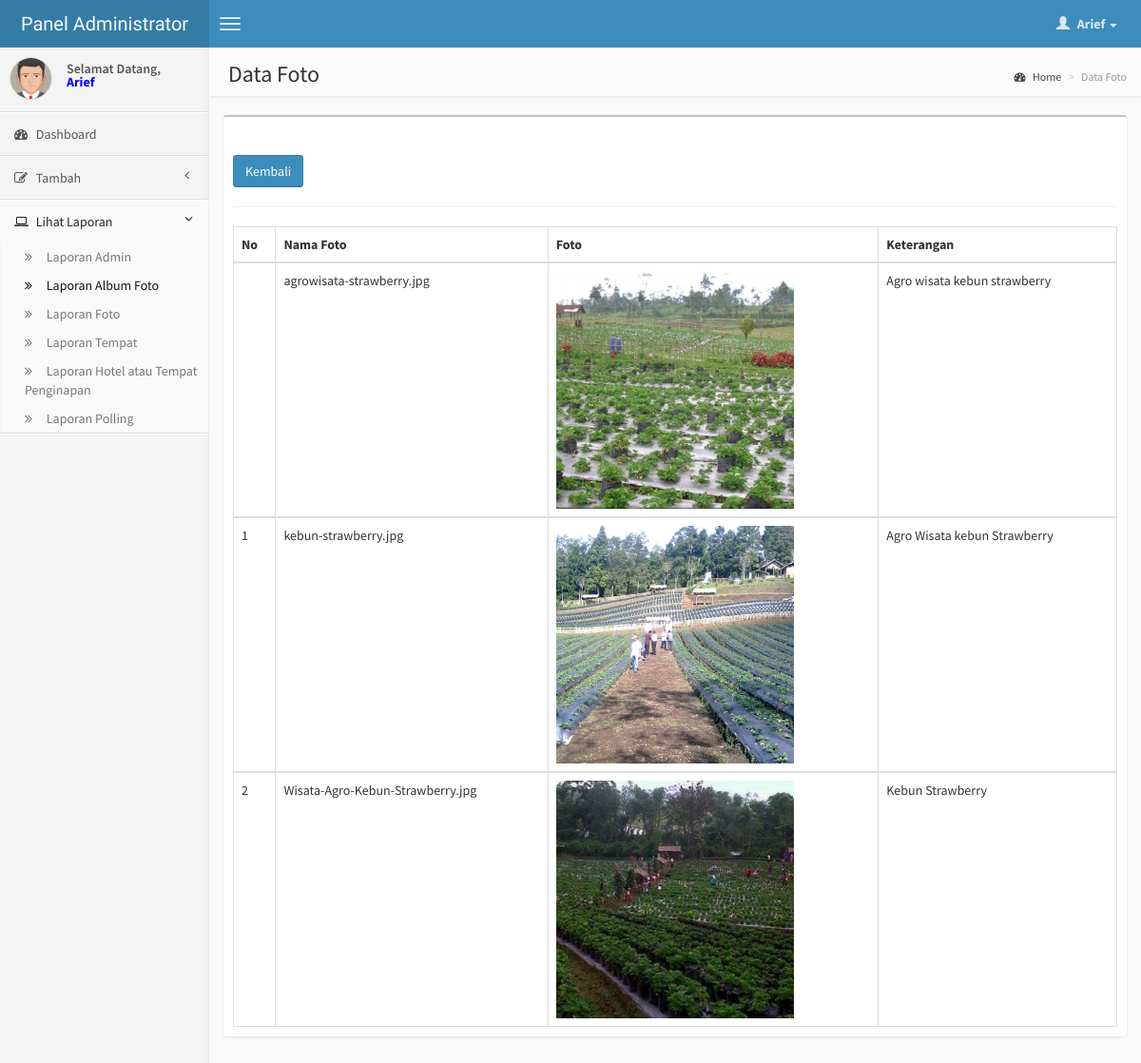
The app's page /dashboard/administrator/view_album.php?id_album=29 (signed in) with its own data.
### tables this page shows
CREATE TABLE IF NOT EXISTS `sig_data_photo` (
  `id_foto` int(11) NOT NULL AUTO_INCREMENT,
  `id_album` int(2) NOT NULL,
  `foto` varchar(255) NOT NULL,
  `keterangan` text NOT NULL,
  PRIMARY KEY (`id_foto`)
);

### dashboard/administrator/view_album.php (the view, shortened to what this page needs)
<?php
if($_SESSION['Hak_Akses'] == 'Administrator')
{?>
<!DOCTYPE html>
<html>
<head>
        <link href="css/bootstrap.min.css" rel="stylesheet" type="text/css" />
        <link href="css/font-awesome.min.css" rel="stylesheet" type="text/css" />
        <link href="css/AdminLTE.css" rel="stylesheet" type="text/css" />
    </head>
<body class="skin-blue">
      <header class="header">
            <a href="index.php" class="logo">
                Panel Administrator
            </a>
            <nav class="navbar navbar-static-top" role="navigation">
                <a href="#" class="navbar-btn sidebar-toggle" data-toggle="offcanvas" role="button">
                    <span class="icon-bar"></span>
                    <span class="icon-bar"></span>
                    <span class="icon-bar"></span>
                </a>
                <div class="navbar-right">
                    <ul class="nav navbar-nav">
                        <li class="dropdown user user-menu">
                            <a href="#" class="dropdown-toggle" data-toggle="dropdown">
                                <i class="glyphicon glyphicon-user"></i>
                                <span><?php echo $_SESSION['Username'];?> <i class="caret"></i></span>
                            </a>
                        </li>
                    </ul>
                </div>
            </nav>
        </header>
        <div class="wrapper row-offcanvas row-offcanvas-left">
            <aside class="left-side sidebar-offcanvas">
                <section class="sidebar">
                    <div class="user-panel">
                        <div class="pull-left image">
                           <?php if($_SESSION['Jenis_Kelamin']== 'Laki - Laki') { ?>
                           <img src="img/avatar5.png" class="img-circle" alt="User Image" />
                           <?php }
				     	   else{ ?>
                           <img src="img/avatar2.png" class="img-circle" alt="User Image" />
                           <?php } ?>
                        </div>
                        <div class="pull-left info">
                            Selamat Datang, <br>
                          <p style="font-weight:bold; color:#00F;"> <?php echo $_SESSION['Username'];?></p>
                        </div>
                    </div>
                    <ul class="sidebar-menu">
                        <li class="">
                            <a href="index.php">
                                <i class="fa fa-dashboard"></i> <span>Dashboard</span>
                            </a>
                        </li>
                        <li class="treeview">
                            <a href="#">
                                <i class="fa fa-edit"></i>
                                <span>Tambah</span>
                                <i class="fa fa-angle-left pull-right"></i>
                            </a>
                        </li>
                        <li class="treeview active">
                            <a href="#">
                                <i class="fa fa-laptop"></i>
                                <span>Lihat Laporan</span>
                                <i class="fa fa-angle-left pull-right"></i>
                            </a>
                            <ul class="treeview-menu">
                                <li><a href="data_admin.php"><i class="fa fa-angle-double-right"></i> Laporan Admin</a></li>
                                <li class="active"><a href="data_album.php"><i class="fa fa-angle-double-right"></i> Laporan Album Foto</a></li>
                                <li><a href="data_photo.php"><i class="fa fa-angle-double-right"></i> Laporan Foto</a></li>
                            	<li><a href="data_place.php"><i class="fa fa-angle-double-right"></i> Laporan Tempat</a></li>
                                <li><a href="data_hotel.php"><i class="fa fa-angle-double-right"></i> Laporan Hotel atau Tempat Penginapan</a></li>
                                <li><a href="data_polling.php"><i class="fa fa-angle-double-right"></i> Laporan Polling</a></li>
                            </ul>
                        </li>
                    </ul>
                </section>
            </aside>
            <aside class="right-side">
                <section class="content-header">
                    <h1>
                    Data Foto
                </h1>
                    <ol class="breadcrumb">
                        <li><a href="#"><i class="fa fa-dashboard"></i> Home</a></li>
                        <li class="active">Data Foto</li>
                    </ol>
                </section>
                <section class="content">
                  <div class="box">
                                <div class="box-header">
                                    <h3 class="box-title"></h3>
                                </div>
                                <div class="box-body table-responsive">
                                <a href="data_album.php" title="Kembali"><button class="btn btn-primary" title="Lihat Album" style="text-align:right; position:relative">Kembali</button></a><hr>
                                    <table id="example2" class="table table-bordered table-hover">
                                        <thead>
                                            <tr>
                                                <th>No</th>
                                                <th>Nama Foto</th>
                                                <th>Foto</th>
                                                <th>Keterangan</th>
                                            </tr>
                                        </thead>
                                        <?php
											$id_album = $_GET['id_album'];
											$queri = "SELECT * FROM `sig_data_photo` WHERE id_album = '$id_album' ";
											$ambil = mysql_query($queri);
											if(mysql_num_rows($ambil) != 0)
											{
												while($urai = mysql_fetch_array($ambil))
												{
										?>
                                          <tbody>
                                                <tr>
                                                    <td><?php echo $no++;?></td>
                                                    <td><?php echo $urai['foto'];?></td>
                                                    <td><img src="../../image/photo/250x250_<?php echo $urai['foto'];?>"></td>
                                                    <td><?php echo $urai['keterangan'];?></td>
                                                </tr>
                                          </tbody>
                                        <?php }
											} ?>
                                    </table>
                                </div>
                  </div>
                </section>
            </aside>
        </div>
</body>
</html>
<?php
}
else
{
	include("error.php");
}?>

### records on screen
sig_data_photo: foto "agrowisata-strawberry.jpg", foto (picture), keterangan "Agro wisata kebun strawberry"
sig_data_photo: foto "kebun-strawberry.jpg", foto (picture), keterangan "Agro Wisata kebun Strawberry"
sig_data_photo: foto "Wisata-Agro-Kebun-Strawberry.jpg", foto (picture), keterangan "Kebun Strawberry"

### other values on screen
$_SESSION['Username'] "Arief"
